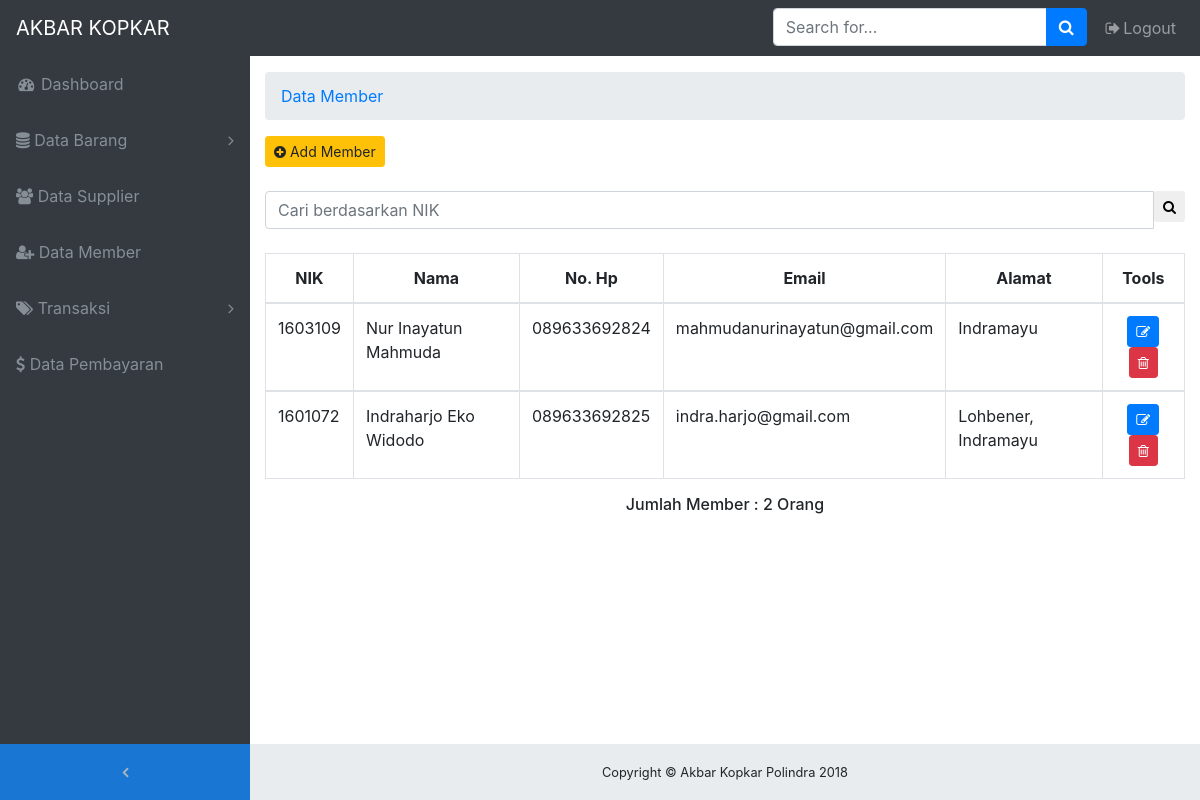
The page /on-admin/member.php (signed in) on the database its author committed.
### tables this page shows
CREATE TABLE `member` (
  `id_member` int(5) NOT NULL,
  `nik` int(10) NOT NULL,
  `nama_member` varchar(50) NOT NULL,
  `no_hp` varchar(15) NOT NULL,
  `email` varchar(50) NOT NULL,
  `alamat` varchar(200) NOT NULL,
  `username` varchar(8) NOT NULL,
  `password` varchar(8) NOT NULL
);

### on-admin/member.php (the view, shortened to what this page needs)
<!DOCTYPE html>
<html lang="en">
<head>
  <link href="vendor/bootstrap/css/bootstrap.min.css" rel="stylesheet">
  <link href="vendor/font-awesome/css/font-awesome.min.css" rel="stylesheet" type="text/css">
  <link href="vendor/datatables/dataTables.bootstrap4.css" rel="stylesheet">
  <link href="css/sb-admin.css" rel="stylesheet">
</head>
<body class="fixed-nav sticky-footer bg-dark" id="page-top">
  <nav class="navbar navbar-expand-lg navbar-dark bg-dark fixed-top" id="mainNav">
    <a class="navbar-brand" href="index.php">AKBAR KOPKAR</a>
    <div class="collapse navbar-collapse" id="navbarResponsive">
      <ul class="navbar-nav navbar-sidenav" id="exampleAccordion">
        <li class="nav-item" data-toggle="tooltip" data-placement="right" title="Dashboard">
          <a class="nav-link" href="index.php">
            <i class="fa fa-fw fa-dashboard"></i>
            <span class="nav-link-text">Dashboard</span>
          </a>
        </li>
        <li class="nav-item" data-toggle="tooltip" data-placement="right" title="Components">
          <a class="nav-link nav-link-collapse collapsed" data-toggle="collapse" href="#collapseComponents" data-parent="#exampleAccordion">
            <i class="fa fa-database"></i>
            <span class="nav-link-text">Data Barang</span>
          </a>
        </li>
        <li class="nav-item" data-toggle="tooltip" data-placement="right" title="Tables">
          <a class="nav-link" href="supplier.php">
            <i class="fa fa-users"></i>
            <span class="nav-link-text">Data Supplier</span>
          </a>
        </li>
        <li class="nav-item" data-toggle="tooltip" data-placement="right" title="Tables">
          <a class="nav-link" href="member.php">
            <i class="fa fa-user-plus"></i>
            <span class="nav-link-text">Data Member</span>
          </a>
        </li>
        <li class="nav-item" data-toggle="tooltip" data-placement="right" title="Example Pages">
          <a class="nav-link nav-link-collapse collapsed" data-toggle="collapse" href="#collapseExamplePages" data-parent="#exampleAccordion">
            <i class="fa fa-tags"></i>
            <span class="nav-link-text">Transaksi</span>
          </a>
        </li>
        <li class="nav-item" data-toggle="tooltip" data-placement="right" title="Tables">
          <a class="nav-link" href="pembayaran.php">
            <i class="fa fa-dollar"></i>
            <span class="nav-link-text">Data Pembayaran</span>
          </a>
        </li>
      </ul>
      <ul class="navbar-nav sidenav-toggler">
        <li class="nav-item">
          <a class="nav-link text-center" id="sidenavToggler">
            <i class="fa fa-fw fa-angle-left"></i>
          </a>
        </li>
      </ul>
      <ul class="navbar-nav ml-auto">
        <li class="nav-item">
          <form class="form-inline my-2 my-lg-0 mr-lg-2">
            <div class="input-group">
              <input class="form-control" type="text" placeholder="Search for...">
              <span class="input-group-append">
                <button class="btn btn-primary" type="button">
                  <i class="fa fa-search"></i>
                </button>
              </span>
            </div>
          </form>
        </li>
        <li class="nav-item">
          <a class="nav-link" data-toggle="modal" data-target="#exampleModal">
            <i class="fa fa-fw fa-sign-out"></i>Logout</a>
        </li>
      </ul>
    </div>
  </nav>
  <div class="content-wrapper">
    <div class="container-fluid">
      <ol class="breadcrumb">
        <li class="breadcrumb-item">
          <a href="#">Data Member</a>
        </li>
      </ol>
    <section class="content">
    <div class="text-left" style="margin-top: 10px;">
        <a href="input-member.php" class="btn btn-sm btn-warning"><i class="fa fa-plus-circle "></i> Add Member</a>
    </div> <br>
            <form action="member.php" method="POST">
              <div class="input-group">
              <input type='text' class="form-control input-sm pull-left" name='qcari' placeholder='Cari berdasarkan NIK' required />
              <div class="input-group-btn">
              <button class="btn btn-sm btn-default" type="submit"><i class="fa fa-search"></i></button>
              </div>
              </div>
            </form>
                <br>
                  <?php
                  $query1="select * from member";
                    $tampil=mysqli_query($con,$query1) or die(mysqli_error());
                    ?>
                  <table id="example" class="table table-hover table-bordered">
                  <thead>
                      <tr>
                        <th><center>NIK</center></th>
                        <th><center>Nama</center></th>
                        <th><center>No. Hp</center></th>
                        <th><center>Email</center></th>
                        <th><center>Alamat </center></th>
                        <th><center>Tools</center></th>
                      </tr>
                  </thead>
                     <?php
                    while($data=mysqli_fetch_array($tampil))
                    { ?>
                    <tbody>
                    <tr>
                    <td><?php echo $data['nik'];?></td>
                    <td><?php echo $data['nama_member'];?></td>
                    <td><?php echo $data['no_hp'];?></td>
                    <td><?php echo $data['email'];?></td>
                    <td><?php echo $data['alamat'];?></td>
                    <td>
                        <center>
                            <div id="thanks">
                                <a class="btn btn-sm btn-primary" data-placement="bottom" data-toggle="tooltip" title="Edit Member" href="edit-member.php?hal=edit&kd=<?php echo $data['id_member'];?>">
                                <span class="fa fa-edit"></span>
                                </a>
                                <a onclick="return confirm ('Yakin hapus <?php echo $data['nama_member'];?>.?');" class="btn btn-sm btn-danger tooltips" data-placement="bottom" data-toggle="tooltip" title="Hapus Member" href="hapus-member.php?hal=hapus&kd=<?php echo $data['id_member'];?>"><span class="fa fa-trash-o">
                                </a>
                            </div>
                        </center>
                    </td>
                    </tr>
                 <?php
              }
              ?>
                   </tbody>
                   </table>
                  <?php $tampil=mysqli_query($con,"select * from member order by id_member");
                        $user=mysqli_num_rows($tampil);
                    ?>
                  <center><h6>Jumlah Member : <?php echo "$user"; ?> Orang </h6> </center>
                </section>
    <footer class="sticky-footer">
      <div class="container">
        <div class="text-center">
          <small>Copyright © Akbar Kopkar Polindra 2018</small>
        </div>
      </div>
    </footer>
  </div>
</body>
</html>

### on-admin/css/sb-admin.css (style rules this page uses)
html { position: relative; min-height: 100%; }
body { overflow-x: hidden; }
body.sticky-footer { margin-bottom: 56px; }
body.sticky-footer .content-wrapper { min-height: calc(100vh - 56px - 56px); }
body.fixed-nav { padding-top: 56px; }
.content-wrapper { min-height: calc(100vh - 56px); padding-top: 1rem; }
#mainNav .navbar-collapse { overflow: auto; max-height: 75vh; }
#mainNav .navbar-collapse .navbar-nav .nav-item .nav-link { cursor: pointer; }
#mainNav .navbar-collapse .navbar-sidenav .nav-link-collapse:after { float: right; content: '\f107'; font-family: 'FontAwesome'; }
#mainNav .navbar-collapse .navbar-sidenav .nav-link-collapse.collapsed:after { content: '\f105'; }
#mainNav .navbar-collapse .sidenav-toggler { display: none; }
@media (min-width: 992px) { #mainNav .navbar-brand { width: 250px; } }
@media (min-width: 992px) { #mainNav .navbar-collapse { overflow: visible; max-height: none; } }
@media (min-width: 992px) { #mainNav .navbar-collapse .navbar-sidenav { position: absolute; top: 0; left: 0; -webkit-flex-direction: column; -ms-flex-direction: column; flex-direction: column; margin-top: 56px; } }
@media (min-width: 992px) { #mainNav .navbar-collapse .navbar-sidenav > .nav-item { width: 250px; padding: 0; } }
@media (min-width: 992px) { #mainNav .navbar-collapse .navbar-sidenav > .nav-item > .nav-link { padding: 1em; } }
#mainNav.fixed-top .sidenav-toggler { display: none; }
@media (min-width: 992px) { #mainNav.fixed-top .navbar-sidenav { height: calc(100vh - 112px); } }
@media (min-width: 992px) { #mainNav.fixed-top .sidenav-toggler { position: absolute; top: 0; left: 0; display: flex; -webkit-flex-direction: column; -ms-flex-direction: column; flex-direction: column; margin-top: calc(100vh - 56px); } }
@media (min-width: 992px) { #mainNav.fixed-top .sidenav-toggler > .nav-item { width: 250px; padding: 0; } }
@media (min-width: 992px) { #mainNav.fixed-top .sidenav-toggler > .nav-item > .nav-link { padding: 1em; } }
#mainNav.fixed-top.navbar-dark .sidenav-toggler { background-color: #1976d2; }
#mainNav.fixed-top.navbar-dark .sidenav-toggler a i { color: #adb5bd; }
.content-wrapper { overflow-x: hidden; background: white; }
@media (min-width: 992px) { .content-wrapper { margin-left: 250px; } }
#sidenavToggler i { font-weight: 800; }
#mainNav.navbar-dark .navbar-collapse .navbar-sidenav .nav-link-collapse:after { color: #868e96; }
#mainNav.navbar-dark .navbar-collapse .navbar-sidenav > .nav-item > .nav-link { color: #868e96; }
@media (min-width: 992px) { #mainNav.navbar-dark .navbar-collapse .navbar-sidenav { background: #343a40; } }
footer.sticky-footer { position: absolute; right: 0; bottom: 0; width: 100%; height: 56px; background-color: #e9ecef; line-height: 55px; }
@media (min-width: 992px) { footer.sticky-footer { width: calc(100% - 250px); } }

### rows shown on the page
member: nik "1603109", nama_member "Nur Inayatun Mahmuda", no_hp "089633692824", email "mahmudanurinayatun@gmail.com", alamat "Indramayu"
member: nik "1601072", nama_member "Indraharjo Eko Widodo", no_hp "089633692825", email "indra.harjo@gmail.com", alamat "Lohbener, Indramayu"

### other values the page prints
$user "2"
